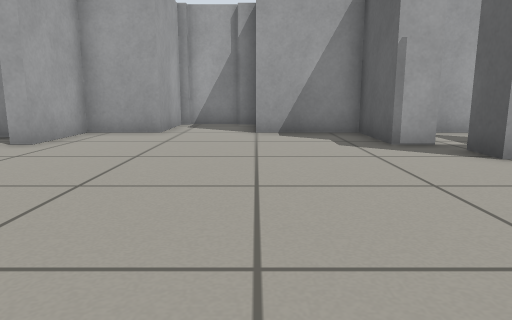
[1] (above)

20 first-person views from a walk through a world built for the Gazebo simulator. The camera is 0.5 m above the floor, tilts 10° down and sees 70° across. The floor is counted in squares, 0.5 m on a side. Each view is taken from the middle of a square. On the plan, view 1 faces up. The plan holds only what a view shows up to about 13 squares ahead; the rest is blank.

[2]
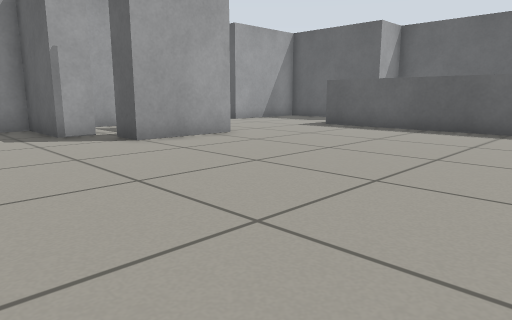

[3]
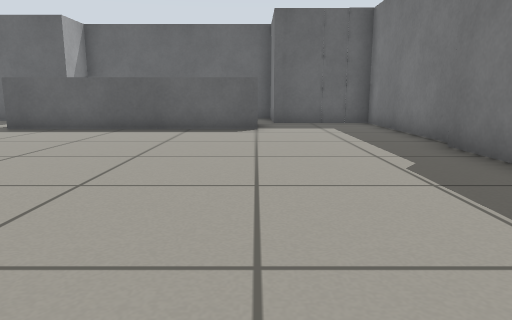

[4]
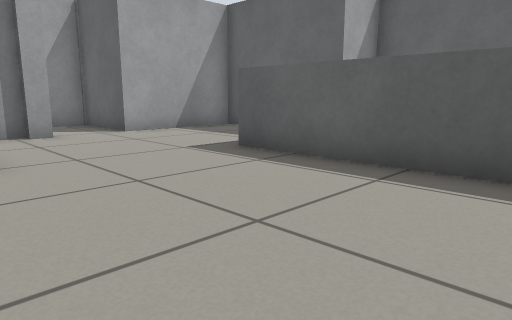

[5]
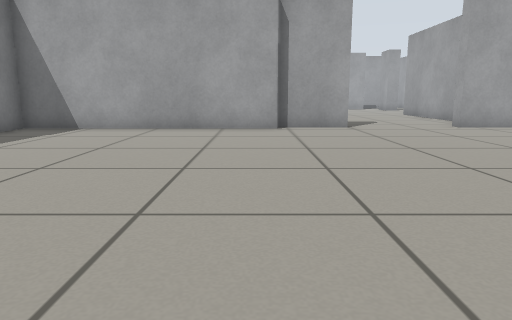

[6]
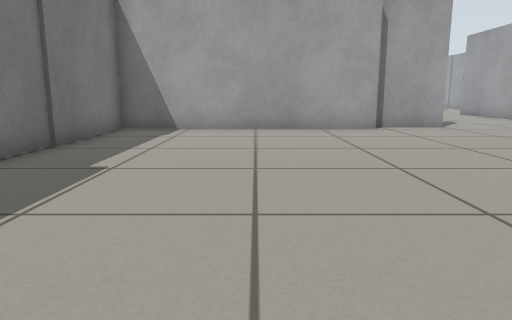

[7]
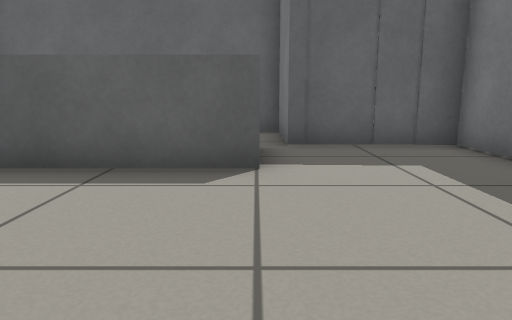

[8]
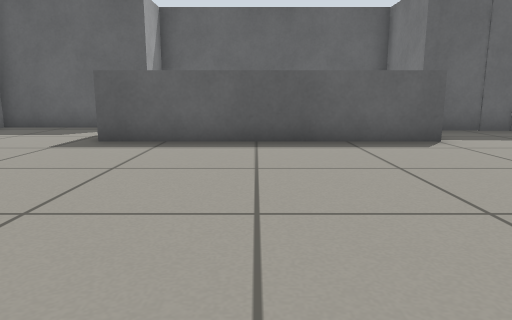

[9]
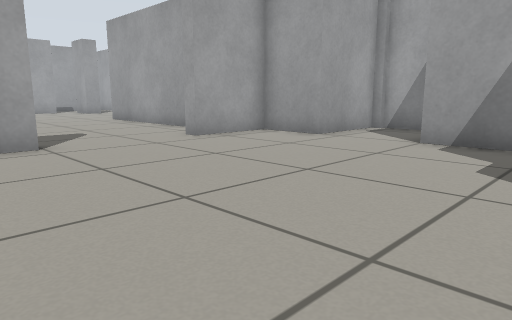

[10]
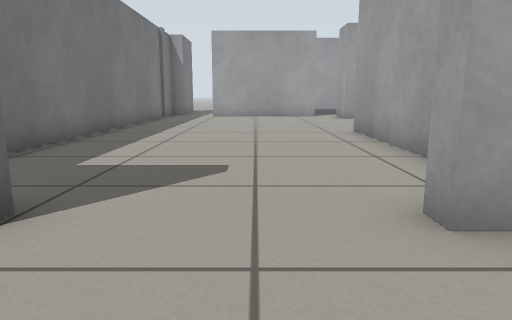

[11]
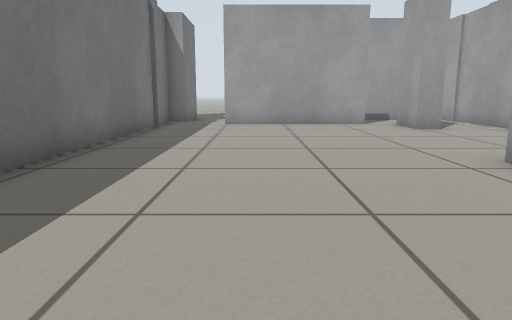

[12]
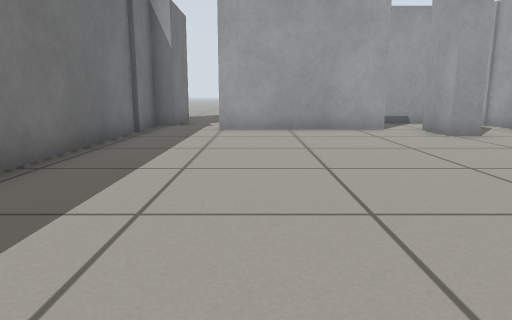

[13]
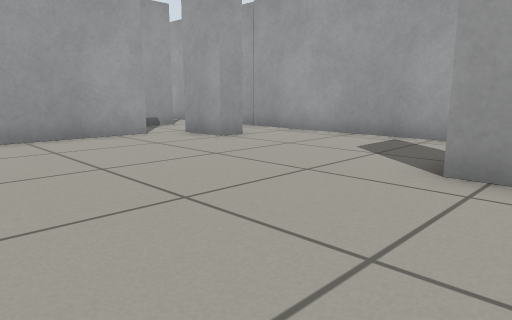

[14]
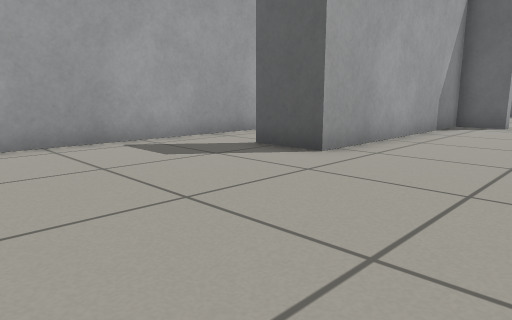

[15]
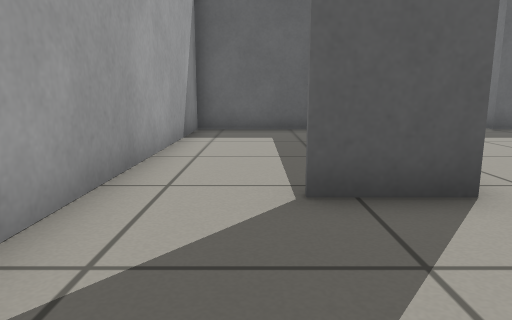

[16]
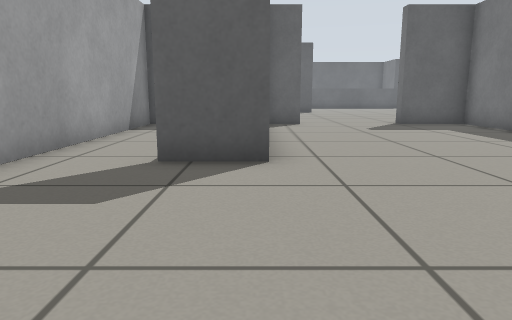

[17]
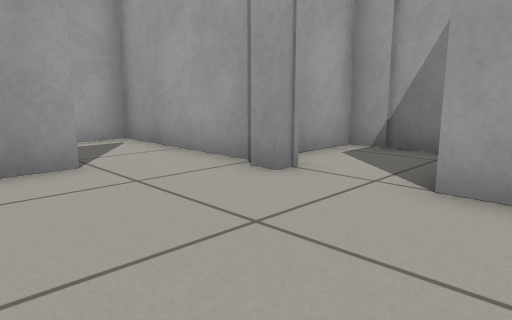

[18]
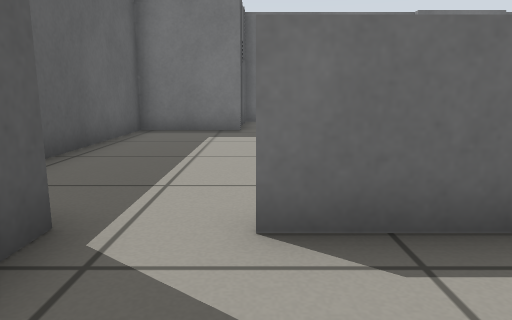

[19]
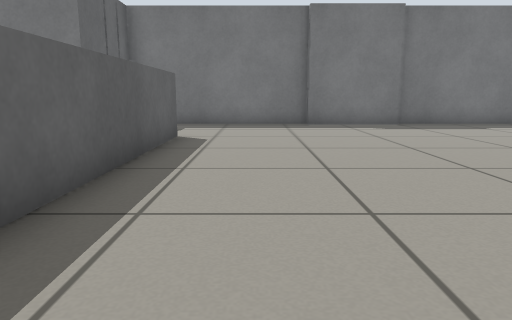

[20]
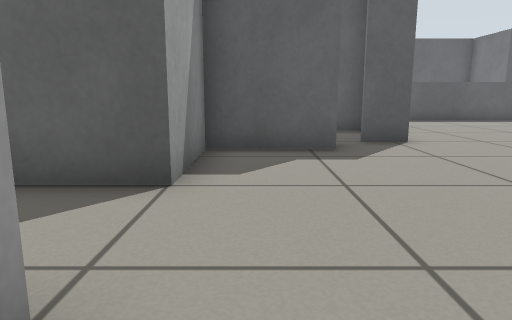

### Floor plan
Ten units are one square. View 1 is at (0, 0); x grows to the right and y downward. Boxes are objects, and circles mark ways between rooms. Rooms are numbered by the first view taken in them; rooms with no view inside come last. Other rooms are left out.
<svg viewBox="-205 -135 373 201">
<path fill="none" stroke="#000" d="M68 -57 39 -57 39 -68M66 -59 66 -68M38 -75 28 -75 28 -99 0 -99M67 -79 67 -69M84 -99 37 -99 37 -88M-41 -18 -41 61 40 61M88 -101 88 -96 82 -96M-46 -39 -46 -16M40 58 72 58M71 61 134 61 134 27M146 -53 146 -99 107 -99 107 -127 80 -127 80 -110M-5 -130 -26 -130 -26 -99 -46 -99 -46 -75M0 -99 0 -118M110 21 110 -55 130 -55M-181 -99 -198 -99M-50 -88 -125 -88M-46 -75 -50 -75 -50 -90M-200 -89 -200 -39M-196 -17 -50 -17 -50 -39 -46 -39M-125 -88 -125 -105M-50 -90 -50 -127 -174 -127M-181 -106 -181 -99M134 27 163 27 163 -53 146 -53"/>
<circle cx="-50" cy="-55" r="3" fill="#2a7"/>
<circle cx="140" cy="-50" r="3" fill="#2a7"/>
<circle cx="-155" cy="-100" r="3" fill="#2a7"/>
<text x="40" y="-30">1</text>
<text x="-120" y="-60">2</text>
<text x="-110" y="-110">3</text>
<text x="140" y="-10">4</text>
</svg>
Room 1 opens to room 2. Room 1 opens to room 4. Room 2 opens to room 3.

Where each view was taken, in squares from view 1:
view 1: 0 up, 0 right, facing up
view 2: 2 down, 0 right, facing up-right
view 3: 2 down, 0 right, facing right
view 4: 0 up, 6 right, facing up-right
view 5: 1 up, 7 right, facing left
view 6: 2 down, 7 right, facing left
view 7: 2 down, 6 right, facing right
view 8: 2 up, 3 right, facing right
view 9: 2 up, 3 right, facing up-left
view 10: 6 up, 2 left, facing left
view 11: 5 up, 7 left, facing left
view 12: 5 up, 9 left, facing left
view 13: 4 up, 11 left, facing up-left
view 14: 5 up, 18 left, facing up-right
view 15: 11 up, 16 left, facing right
view 16: 9 up, 18 left, facing right
view 17: 6 up, 12 right, facing up-left
view 18: 8 up, 13 right, facing down
view 19: 7 up, 9 right, facing down
view 20: 9 up, 4 left, facing right
